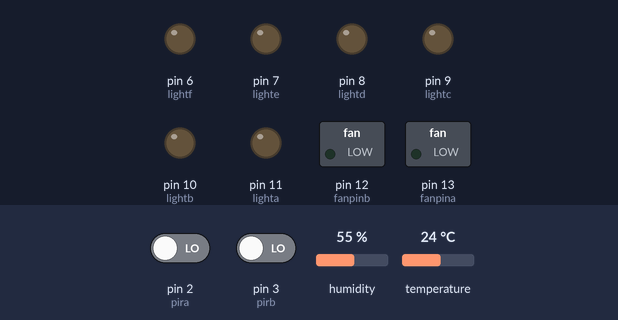
A sketch run on a simulated Arduino Uno, built with avr-gcc and run on an emulated ATmega328P. Parts: switched loads named in the sketch (green lamp = pin HIGH), output pins drawn as LEDs (lit = HIGH). The inputs (shaded band) are chosen by the test bench; at power-on: pin 2 (pira) LOW, pin 3 (pirb) LOW, humidity 55 %, temperature 24 °C. What the sketch prints to the serial monitor is not drawn.

Above: at 2.8 s.
2.9 s: pin 2 (pira) driven HIGH
At 5.0 s:
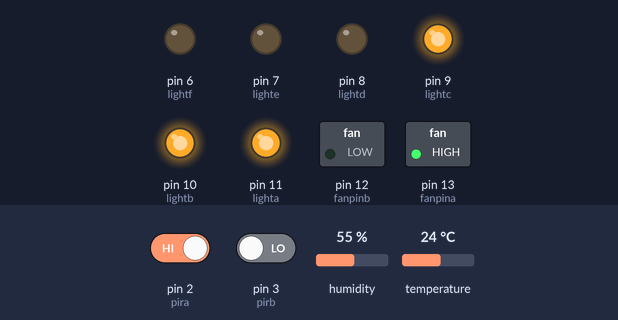
5.6 s: pin 3 (pirb) driven HIGH
At 8.2 s:
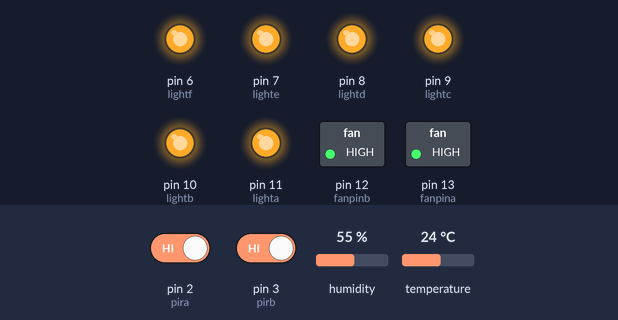
8.5 s: pin 2 (pira) driven LOW
At 11.1 s:
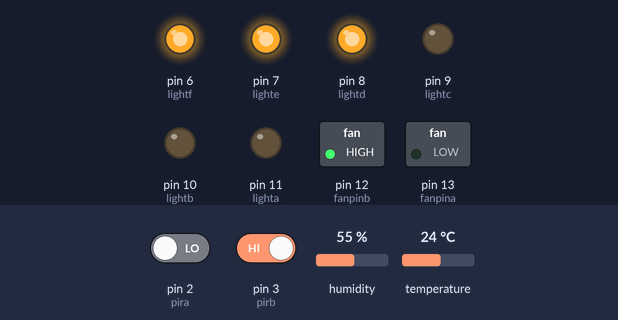
11.6 s: pin 3 (pirb) driven LOW
At 14.3 s:
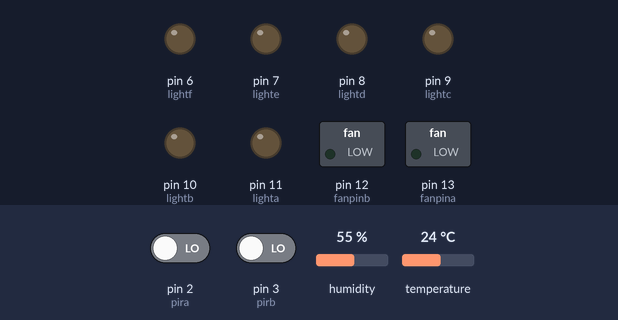
Timing chart, 0 to 15.6 s (numbered marks = the images above; inputs shaded):
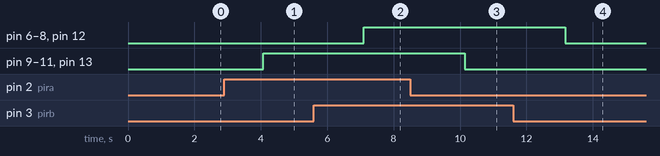

Measured:
- after the input at 2.9 s, pin 9 (lightc), pin 10 (lightb), pin 11 (lighta), pin 13 (fanpina): LOW → HIGH after 1.2 s
- after the input at 5.6 s, pin 6 (lightf), pin 7 (lighte), pin 8 (lightd), pin 12 (fanpinb): LOW → HIGH after 1.5 s
- after the input at 8.5 s, pin 9 (lightc), pin 10 (lightb), pin 11 (lighta), pin 13 (fanpina): HIGH → LOW after 1.6 s
- after the input at 11.6 s, pin 6 (lightf), pin 7 (lighte), pin 8 (lightd), pin 12 (fanpinb): HIGH → LOW after 1.6 s

The sketch:

CLASSROOMtestcode.ino
```cpp
#include <DHT.h>             //includes the DHT library

#define fanpina 13
#define fanpinb 12
#define AC 1
#define lighta 11
#define lightb 10
#define lightc 9
#define lightd 8
#define lighte 7
#define lightf 6
#define ACpin 5
#define pira 2
#define pirb 3
#define DHTPIN 4          // the pin that the DHT11 is connected to
#define DHTTYPE DHT11

DHT dht(DHTPIN, DHTTYPE);  //object created for reading data from the dht sensor with pin and sensor type as arguments


void setup() {
pinMode(pira,INPUT);
pinMode(pirb,INPUT);
digitalWrite(pira,LOW);
digitalWrite(pirb,LOW);

pinMode(fanpina,OUTPUT);
pinMode(fanpinb,OUTPUT);
pinMode(lighta,OUTPUT);
pinMode(lightb,OUTPUT);
pinMode(lightc,OUTPUT);
pinMode(lightd,OUTPUT);
pinMode(lighte,OUTPUT);
pinMode(lightf,OUTPUT);

Serial.begin(9600);
dht.begin();

}

void loop() {

  float humidity = dht.readHumidity();        // reading and storing humidity value to a variable named humidity
  float temperature = dht.readTemperature();  // reading and storing temperature value to a variable named temperature
  Serial.print("Humidity= ");
  Serial.print(humidity);                     // Printing the humidity
  Serial.print("%  Temperature=  ");
  Serial.print(temperature);                  // Printing the temperature
  Serial.println("°C");


  if( digitalRead(pira)== HIGH)
  {

    digitalWrite(fanpina,HIGH);
    digitalWrite(lighta,HIGH);
    digitalWrite(lightb,HIGH);
    digitalWrite(lightc,HIGH);
    Serial.print("motion1");
    delay(1000);

     if(temperature>=32.00)
    {
      digitalWrite(ACpin,HIGH);
    }

    else
    {
      digitalWrite(ACpin,LOW);

    }

  }

  else
  { digitalWrite(fanpina,LOW);
    digitalWrite(lighta,LOW);
    digitalWrite(lightb,LOW);
    digitalWrite(lightc,LOW);
    delay(1000);

  }

 if(digitalRead(pirb)==HIGH)
 {


    digitalWrite(fanpinb,HIGH);
    digitalWrite(lightd,HIGH);
    digitalWrite(lighte,HIGH);
    digitalWrite(lightf,HIGH);
    delay(1000);

        if(temperature>=32.00)
    {
      digitalWrite(ACpin,HIGH);
    }

    else
    {
      digitalWrite(ACpin,LOW);

    }
 }
 else
 {
    digitalWrite(fanpinb,LOW);
    digitalWrite(lightd,LOW);
    digitalWrite(lighte,LOW);
    digitalWrite(lightf,LOW);
    delay(1000);

 }


}
```
